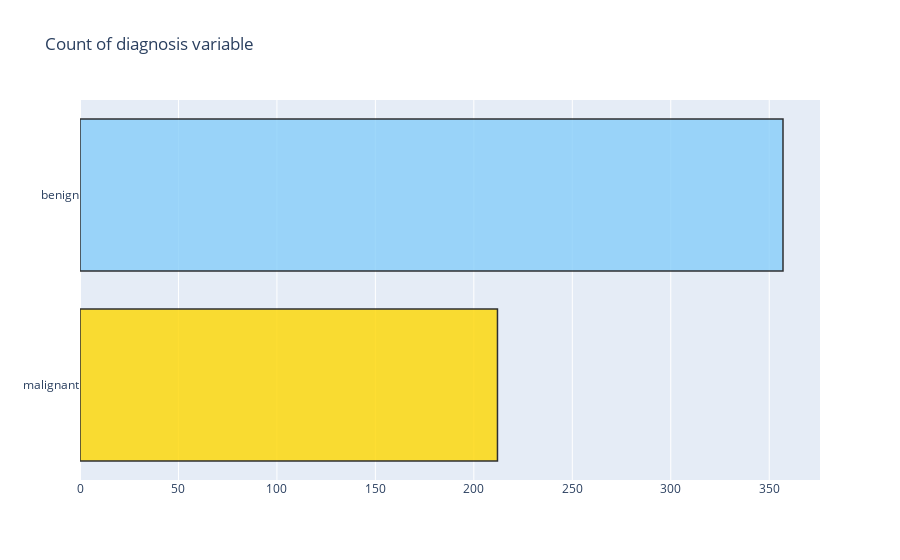
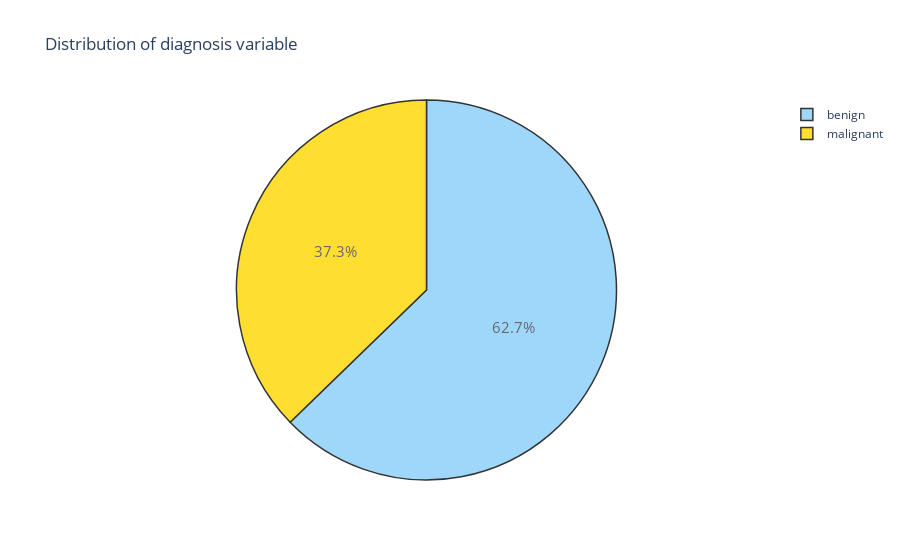

The code cell stored with these charts, in order, in its notebook:
### Code cell
trace = go.Bar(x=(len(M), len(B)), y=['malignant', 'benign'], orientation='h', opacity=0.8, marker=dict(
    color=['gold', 'lightskyblue'],
    line=dict(color='#000000', width=1.5)))

layout = dict(title='Count of diagnosis variable')

fig = dict(data=[trace], layout=layout)
py.iplot(fig)

trace = go.Pie(labels=['benign', 'malignant'], values=data['diagnosis'].value_counts(),
               textfont=dict(size=15), opacity=0.8,
               marker=dict(colors=['lightskyblue', 'gold'],
                           line=dict(color='#000000', width=1.5)))

layout = dict(title='Distribution of diagnosis variable')

fig = dict(data=[trace], layout=layout)
py.iplot(fig)

### Figure 1 — Plotly figure (JSON) as saved in the notebook; plotly's stock layout.template omitted (floating-point values rounded to 4 significant figures)
{"data": [{"marker": {"color": ["gold", "lightskyblue"], "line": {"color": "#000000", "width": 1.5}}, "opacity": 0.8, "orientation": "h", "x": [212, 357], "y": ["malignant", "benign"], "type": "bar"}], "layout": {"title": {"text": "Count of diagnosis variable"}}}

### Figure 2 — Plotly figure (JSON) as saved in the notebook; plotly's stock layout.template omitted (floating-point values rounded to 4 significant figures)
{"data": [{"labels": ["benign", "malignant"], "marker": {"colors": ["lightskyblue", "gold"], "line": {"color": "#000000", "width": 1.5}}, "opacity": 0.8, "textfont": {"size": 15}, "values": [357, 212], "type": "pie"}], "layout": {"title": {"text": "Distribution of diagnosis variable"}}}
